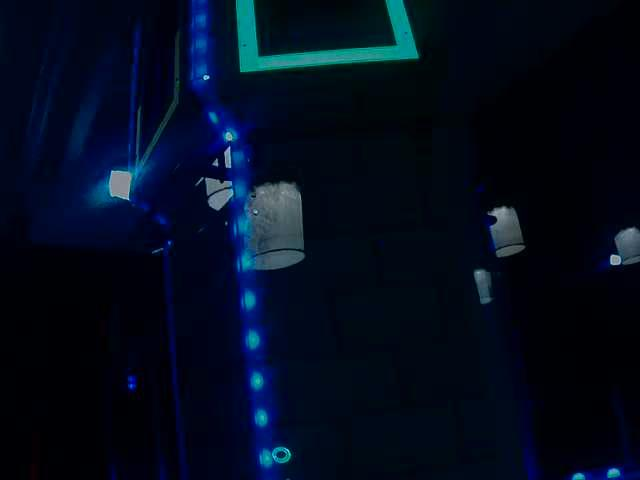
#> input picture files/18.jpg, 640 x 480 px; its folder holds only this picture in this run
$ python Robticscv.py
#> lines starting #> are read from the running program, lines starting #| are printed output that depends on the picture; after the words box and inside, x2 and y2 are one past the last pixel; in counts of white or black regions, pixels touching at a corner belong together
# Standard imports
import cv2 as cv
import numpy as np
import os

array = []
# Read image
locate = 0
for s in os.listdir("files"):
    im = cv.imread("files/"+s, cv.IMREAD_COLOR)
#> im is the input picture: shape (480, 640, 3); mean B, G, R 29.3, 11.9, 2.8

    im = cv.resize(im, (320,240))
#> im: shape (240, 320, 3)
    #im = cv.bitwise_not(im)

    im2 = cv.cvtColor(im, cv.COLOR_BGR2GRAY)
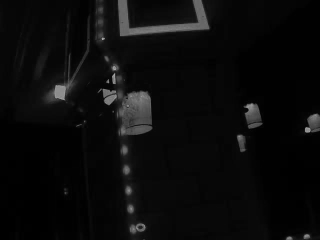
#> im2: shape (240, 320); min 0, max 169, mean 11.2

    th, im3 = cv.threshold(im2, 100, 255, cv.THRESH_BINARY);
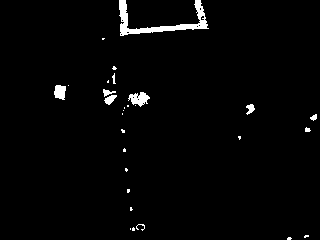
#> im3: shape (240, 320); 2% white; 29 white regions (19 under 20 px)

    contours, hierarchy = cv.findContours(im3,cv.RETR_TREE,cv.CHAIN_APPROX_SIMPLE)
#> contours = 40 contours, 33 with area under 20; largest, box (x1, y1, x2, y2) and area: (119, 0, 209, 36) 696, (128, 92, 150, 107) 164, (54, 85, 66, 100) 120, (104, 95, 117, 105) 59, (246, 104, 255, 115) 44, (103, 89, 116, 97) 32, (310, 114, 317, 121) 22

    lan = 0
    thing = 0
    for c in contours:
        if(cv.contourArea(c)>0 and (((cv.contourArea(cv.convexHull(c))/cv.contourArea(c))*50)+((cv.contourArea(cv.convexHull(c)))))>=lan):
            lan = (((cv.contourArea(cv.convexHull(c))/cv.contourArea(c))*50)+((cv.contourArea(cv.convexHull(c)))))
            thing = c
#> this loop made 40 passes
#> lan on passes 1, 2, 5, 33: 56.5, 66, 434.5, 2896
#> c on passes 3, 14, 15, 16, 17, 18: [[130, 228], [130, 229]], [[122, 113], [122, 114]], [[123, 110]], [[124, 107], [124, 108]], [[135, 105]], [[127, 105], [127, 106], [128, 106], [128, 105]]
#> after the loop, lan = 2896; thing = contour of 116 points, box (x1, y1, x2, y2) (119, 0, 209, 36), area 696

    contours = [thing]
#> contours = 1 contour; box (x1, y1, x2, y2) and area: (119, 0, 209, 36) 696

    #print cv.contourArea(cv.convexHull(thing))
    #print cv.contourArea(cv.convexHull(thing))/cv.contourArea(thing)*50

    im4 = cv.cvtColor(im3, cv.COLOR_GRAY2BGR)
#> im4: shape (240, 320, 3); 2% white; 29 white regions (19 under 20 px), largest, box (x1, y1, x2, y2) and area: (119, 0, 209, 36) 828, (128, 92, 150, 107) 191, (54, 85, 66, 100) 142
    cv.drawContours(im4,contours,-1,(0,255,0),1)
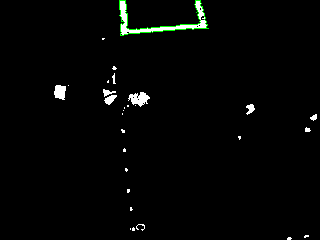
#> im4: shape (240, 320, 3); mean B, G, R 4.2, 5.2, 4.2
    cv.imwrite("filesa/"+s, im4)
    #cv.imshow('title', im4)
    #cv.waitKey(0)
    #cv.destroyAllWindows()

$ run again, on files/190.jpg
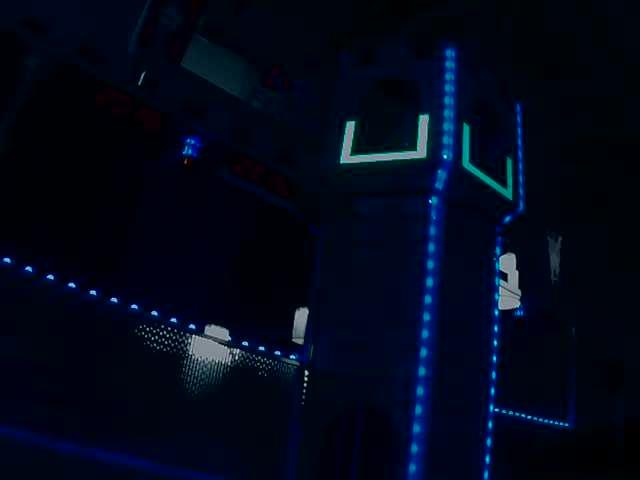
#> input picture files/190.jpg, 640 x 480 px
#> im is the input picture: shape (480, 640, 3); mean B, G, R 25.7, 8.2, 2.7
#> im: shape (240, 320, 3)
#> `th, im3 = cv.threshold(im2, 100, 255, cv.THRESH_BINARY);`:
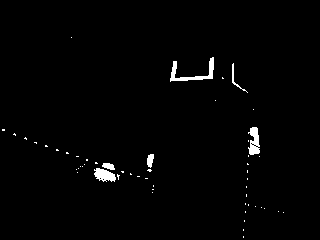
#> im3: shape (240, 320); 1.4% white; 54 white regions (48 under 20 px)
#> `contours, hierarchy = cv.findContours(im3,cv.RETR_TREE,cv.CHAIN_APPROX..`: contours = 60 contours, 54 with area under 20; largest, box (x1, y1, x2, y2) and area: (170, 57, 214, 82) 223, (248, 127, 260, 155) 194, (94, 168, 116, 182) 175, (147, 154, 154, 168) 56, (102, 163, 115, 170) 48, (232, 63, 248, 93) 31
#> the loop `for c in contours:` made 60 passes
#> lan on passes 20, 27, 50, 58, 59: 115.5, 266.1, 332, 429.8, 1044.9
#> after the loop `for c in contours:`: lan = 1044.9; thing = contour of 35 points, box (x1, y1, x2, y2) (170, 57, 214, 82), area 223
#> `contours = [thing]`: contours = 1 contour; box (x1, y1, x2, y2) and area: (170, 57, 214, 82) 223
#> `cv.drawContours(im4,contours,-1,(0,255,0),1)`:
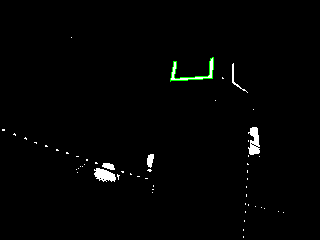
#> im4: shape (240, 320, 3); mean B, G, R 3, 3.5, 3

$ run again, on files/198.jpg
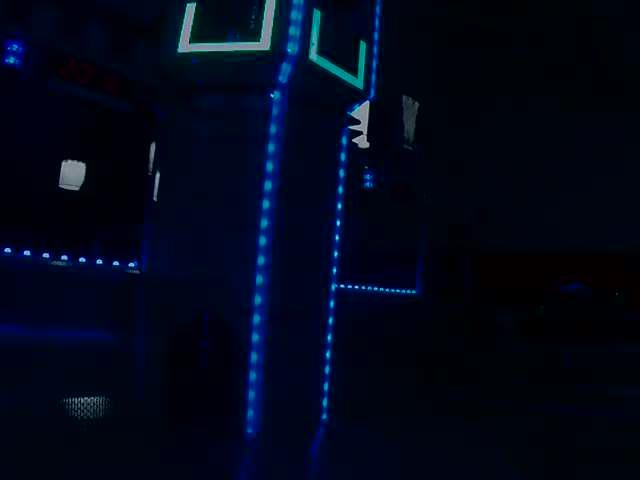
#> input picture files/198.jpg, 640 x 480 px
#> im is the input picture: shape (480, 640, 3); mean B, G, R 25.6, 7.5, 2.1
#> im: shape (240, 320, 3)
#> `th, im3 = cv.threshold(im2, 100, 255, cv.THRESH_BINARY);`:
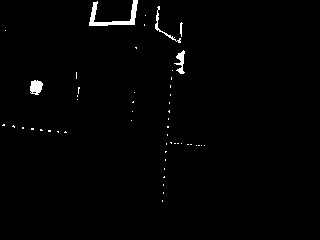
#> im3: shape (240, 320); 1.2% white; 52 white regions (47 under 20 px)
#> `contours, hierarchy = cv.findContours(im3,cv.RETR_TREE,cv.CHAIN_APPROX..`: contours = 54 contours, 50 with area under 20; largest, box (x1, y1, x2, y2) and area: (89, 0, 138, 26) 288, (30, 80, 43, 95) 128, (174, 50, 185, 74) 88, (155, 6, 181, 43) 54
#> the loop `for c in contours:` made 54 passes
#> (lan, thing) on passes 4, 7, 18, 20, 22, 24: (50.5, [[164, 176], [163, 177], [164, 177]]), (50.5, [[165, 151], [165, 152], [166, 151]]), (50.5, [[170, 142], [171, 143], [171, 142]]), (51, [[65, 131], [64, 132], [66, 132]]), (52, [[48, 130], [48, 131], [50, 131], [50, 130]]), (52, [[31, 128], [31, 129], [33, 129], [33, 128]])
#> after the loop `for c in contours:`: lan = 1267.8; thing = contour of 43 points, box (x1, y1, x2, y2) (89, 0, 138, 26), area 288
#> `contours = [thing]`: contours = 1 contour; box (x1, y1, x2, y2) and area: (89, 0, 138, 26) 288
#> `cv.drawContours(im4,contours,-1,(0,255,0),1)`:
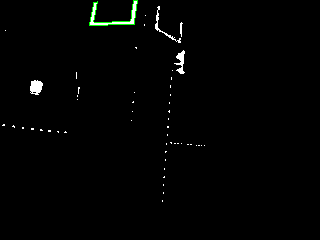
#> im4: shape (240, 320, 3); mean B, G, R 2.4, 3, 2.4

$ run again, on files/202.jpg
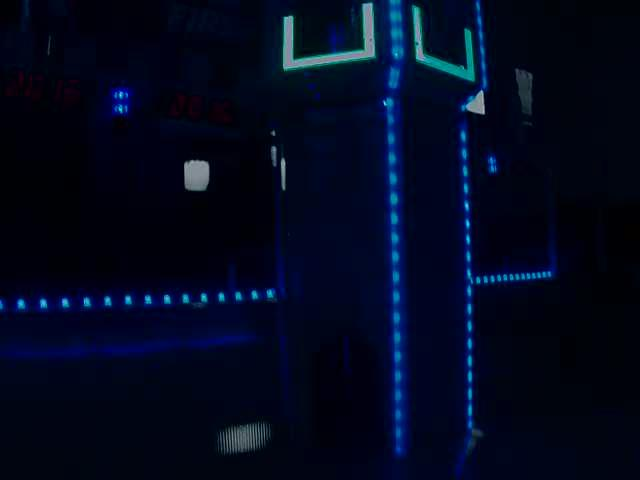
#> input picture files/202.jpg, 640 x 480 px
#> im is the input picture: shape (480, 640, 3); mean B, G, R 30.3, 8.6, 2.3
#> im: shape (240, 320, 3)
#> `th, im3 = cv.threshold(im2, 100, 255, cv.THRESH_BINARY);`:
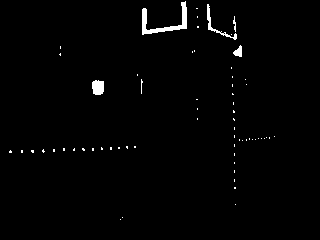
#> im3: shape (240, 320); 1.3% white; 64 white regions (59 under 20 px)
#> `contours, hierarchy = cv.findContours(im3,cv.RETR_TREE,cv.CHAIN_APPROX..`: contours = 65 contours, 61 with area under 20; largest, box (x1, y1, x2, y2) and area: (142, 1, 187, 35) 318, (92, 80, 104, 95) 134, (207, 4, 237, 40) 94, (233, 45, 242, 57) 52
#> the loop `for c in contours:` made 65 passes
#> (lan, thing) on pass 4: (51, [[234, 187], [234, 188], [235, 188], [235, 187]])
#> after the loop `for c in contours:`: lan = 1351.6; thing = contour of 41 points, box (x1, y1, x2, y2) (142, 1, 187, 35), area 318
#> `contours = [thing]`: contours = 1 contour; box (x1, y1, x2, y2) and area: (142, 1, 187, 35) 318
#> `cv.drawContours(im4,contours,-1,(0,255,0),1)`:
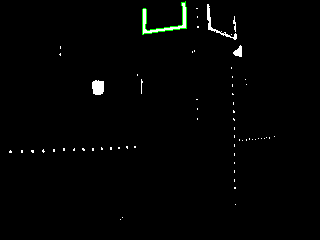
#> im4: shape (240, 320, 3); mean B, G, R 2.7, 3.3, 2.7

$ run again, on files/185.jpg
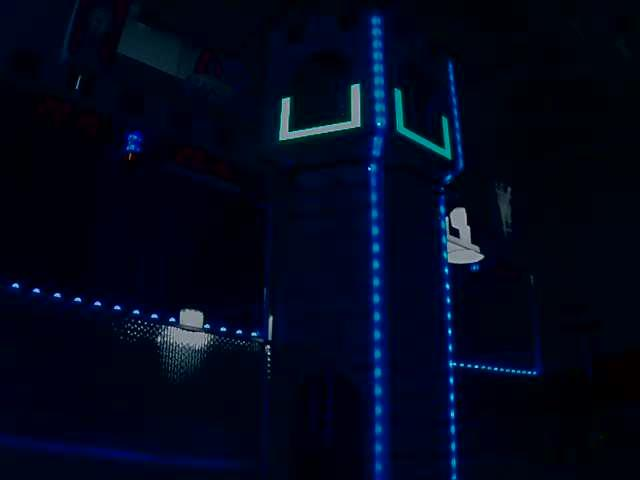
#> input picture files/185.jpg, 640 x 480 px
#> im is the input picture: shape (480, 640, 3); mean B, G, R 27.3, 7.6, 2.6
#> im: shape (240, 320, 3)
#> `th, im3 = cv.threshold(im2, 100, 255, cv.THRESH_BINARY);`:
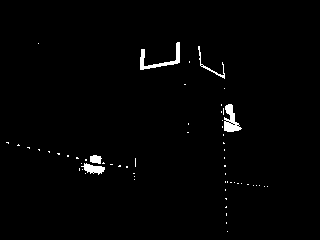
#> im3: shape (240, 320); 1.3% white; 61 white regions (56 under 20 px)
#> `contours, hierarchy = cv.findContours(im3,cv.RETR_TREE,cv.CHAIN_APPROX..`: contours = 68 contours, 63 with area under 20; largest, box (x1, y1, x2, y2) and area: (224, 104, 242, 132) 236, (140, 42, 180, 70) 205, (81, 163, 105, 175) 126, (90, 155, 102, 164) 66, (198, 46, 225, 79) 48
#> the loop `for c in contours:` made 68 passes
#> (lan, thing) on passes 4, 5, 26, 27, 28: (50.5, [[226, 206], [225, 207], [226, 207]]), (50.5, [[225, 198], [226, 199], [226, 198]]), (51, [[126, 166], [126, 167], [127, 167], [127, 166]]), (51, [[224, 165], [224, 166], [225, 166], [225, 165]]), (51.5, [[119, 165], [118, 166], [120, 166], [120, 165]])
#> after the loop `for c in contours:`: lan = 1002.6; thing = contour of 39 points, box (x1, y1, x2, y2) (140, 42, 180, 70), area 205
#> `contours = [thing]`: contours = 1 contour; box (x1, y1, x2, y2) and area: (140, 42, 180, 70) 205
#> `cv.drawContours(im4,contours,-1,(0,255,0),1)`:
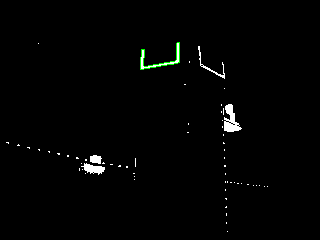
#> im4: shape (240, 320, 3); mean B, G, R 2.9, 3.4, 2.9
